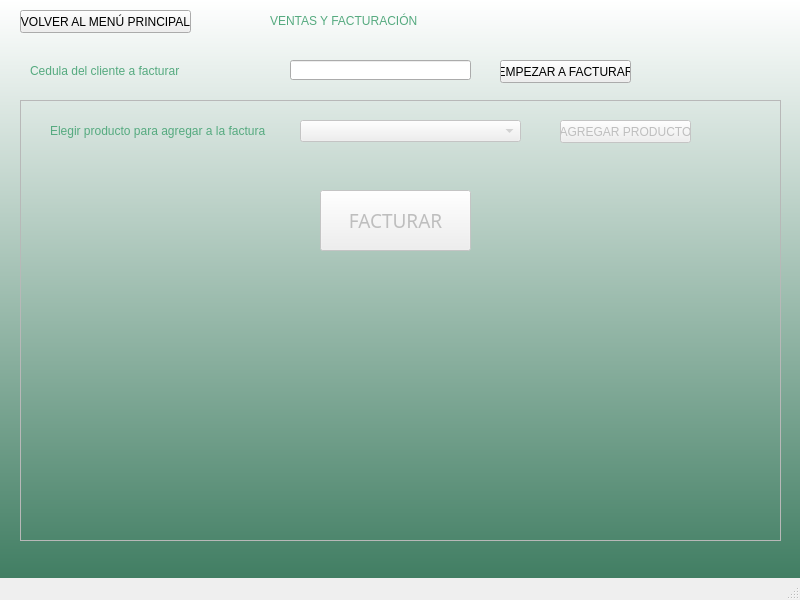
<?xml version="1.0" encoding="UTF-8"?>
<ui version="4.0">
 <class>MainWindow</class>
 <widget class="QMainWindow" name="MainWindow">
  <property name="geometry">
   <rect>
    <x>0</x>
    <y>0</y>
    <width>800</width>
    <height>600</height>
   </rect>
  </property>
  <property name="windowTitle">
   <string>MainWindow</string>
  </property>
  <property name="styleSheet">
   <string notr="true">QWidget#centralwidget{
background-color: qlineargradient(spread:repeat, x1:1, y1:1, x2:1, y2:0, stop:0 rgba(65, 126, 99, 255), stop:1 rgba(255, 255, 255, 255));}</string>
  </property>
  <widget class="QWidget" name="centralwidget">
   <widget class="QLabel" name="label">
    <property name="geometry">
     <rect>
      <x>270</x>
      <y>0</y>
      <width>291</width>
      <height>41</height>
     </rect>
    </property>
    <property name="styleSheet">
     <string notr="true">color: rgb(85, 170, 127);
font: 87 16pt &quot;Arial Black&quot;;</string>
    </property>
    <property name="text">
     <string>VENTAS Y FACTURACIÓN</string>
    </property>
   </widget>
   <widget class="QLabel" name="label_2">
    <property name="geometry">
     <rect>
      <x>30</x>
      <y>50</y>
      <width>251</width>
      <height>41</height>
     </rect>
    </property>
    <property name="styleSheet">
     <string notr="true">color: rgb(85, 170, 127);
font: 87 12pt &quot;Arial Black&quot;;</string>
    </property>
    <property name="text">
     <string>Cedula del cliente a facturar</string>
    </property>
   </widget>
   <widget class="QLineEdit" name="CampoIngresarCedula">
    <property name="geometry">
     <rect>
      <x>290</x>
      <y>60</y>
      <width>181</width>
      <height>20</height>
     </rect>
    </property>
   </widget>
   <widget class="QPushButton" name="BotonInstanciarFactura">
    <property name="geometry">
     <rect>
      <x>500</x>
      <y>60</y>
      <width>131</width>
      <height>23</height>
     </rect>
    </property>
    <property name="text">
     <string>EMPEZAR A FACTURAR</string>
    </property>
   </widget>
   <widget class="QFrame" name="frameAgregarProductos">
    <property name="enabled">
     <bool>false</bool>
    </property>
    <property name="geometry">
     <rect>
      <x>20</x>
      <y>100</y>
      <width>761</width>
      <height>441</height>
     </rect>
    </property>
    <property name="styleSheet">
     <string notr="true">QWidget#frame{
background-color: qlineargradient(spread:repeat, x1:1, y1:1, x2:1, y2:0, stop:0 rgba(65, 126, 99, 255), stop:1 rgba(255, 255, 255, 255));}</string>
    </property>
    <property name="frameShape">
     <enum>QFrame::StyledPanel</enum>
    </property>
    <property name="frameShadow">
     <enum>QFrame::Raised</enum>
    </property>
    <widget class="QComboBox" name="comboBoxListaStock">
     <property name="geometry">
      <rect>
       <x>280</x>
       <y>20</y>
       <width>221</width>
       <height>22</height>
      </rect>
     </property>
     <property name="styleSheet">
      <string notr="true"/>
     </property>
    </widget>
    <widget class="QLabel" name="label_3">
     <property name="geometry">
      <rect>
       <x>30</x>
       <y>10</y>
       <width>251</width>
       <height>41</height>
      </rect>
     </property>
     <property name="styleSheet">
      <string notr="true">color: rgb(85, 170, 127);
font: 87 8pt &quot;Arial Black&quot;;</string>
     </property>
     <property name="text">
      <string>Elegir producto para agregar a la factura</string>
     </property>
    </widget>
    <widget class="QPushButton" name="BotonAsociarProductoFactura">
     <property name="geometry">
      <rect>
       <x>540</x>
       <y>20</y>
       <width>131</width>
       <height>23</height>
      </rect>
     </property>
     <property name="text">
      <string>AGREGAR PRODUCTO</string>
     </property>
    </widget>
    <widget class="QPushButton" name="BotonAsociar">
     <property name="geometry">
      <rect>
       <x>300</x>
       <y>90</y>
       <width>151</width>
       <height>61</height>
      </rect>
     </property>
     <property name="font">
      <font>
       <family>Papyrus</family>
       <pointsize>14</pointsize>
       <weight>50</weight>
       <italic>false</italic>
       <bold>false</bold>
      </font>
     </property>
     <property name="styleSheet">
      <string notr="true">font: 14pt &quot;Papyrus&quot;;
</string>
     </property>
     <property name="text">
      <string>FACTURAR</string>
     </property>
    </widget>
   </widget>
   <widget class="QPushButton" name="BotonVolverMenuPrincipal">
    <property name="geometry">
     <rect>
      <x>20</x>
      <y>10</y>
      <width>171</width>
      <height>23</height>
     </rect>
    </property>
    <property name="text">
     <string>VOLVER AL MENÚ PRINCIPAL</string>
    </property>
   </widget>
  </widget>
  <widget class="QMenuBar" name="menubar">
   <property name="geometry">
    <rect>
     <x>0</x>
     <y>0</y>
     <width>800</width>
     <height>21</height>
    </rect>
   </property>
  </widget>
  <widget class="QStatusBar" name="statusbar"/>
 </widget>
 <resources/>
 <connections/>
</ui>
